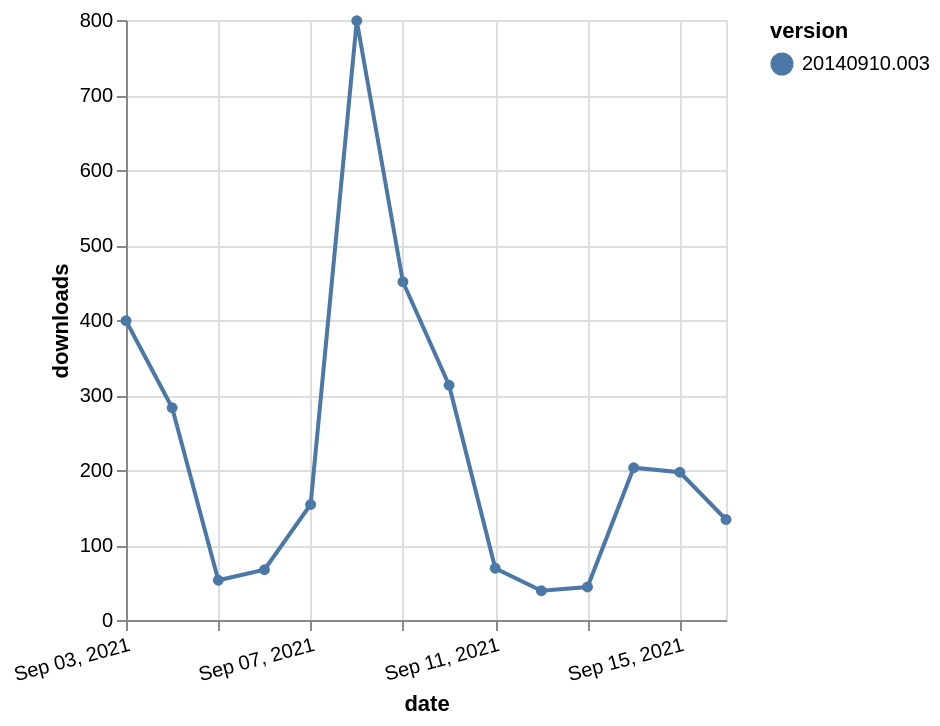

The specification (Vega-Lite) saved for this image:
### Vega-Lite specification from a JSON file in a GitHub repository (floating-point values rounded to 4 significant figures)
{"$schema": "https://vega.github.io/schema/vega-lite/v5.json", "description": "A simple bar chart with embedded data.", "data": {"values": [{"date": "2021-09-03", "total": 155162, "delta": 399, "version": "20140910.003"}, {"date": "2021-09-04", "total": 155445, "delta": 283, "version": "20140910.003"}, {"date": "2021-09-05", "total": 155498, "delta": 53, "version": "20140910.003"}, {"date": "2021-09-06", "total": 155565, "delta": 67, "version": "20140910.003"}, {"date": "2021-09-07", "total": 155719, "delta": 154, "version": "20140910.003"}, {"date": "2021-09-08", "total": 156518, "delta": 799, "version": "20140910.003"}, {"date": "2021-09-09", "total": 156969, "delta": 451, "version": "20140910.003"}, {"date": "2021-09-10", "total": 157282, "delta": 313, "version": "20140910.003"}, {"date": "2021-09-11", "total": 157351, "delta": 69, "version": "20140910.003"}, {"date": "2021-09-12", "total": 157390, "delta": 39, "version": "20140910.003"}, {"date": "2021-09-13", "total": 157434, "delta": 44, "version": "20140910.003"}, {"date": "2021-09-14", "total": 157637, "delta": 203, "version": "20140910.003"}, {"date": "2021-09-15", "total": 157834, "delta": 197, "version": "20140910.003"}, {"date": "2021-09-16", "total": 157968, "delta": 134, "version": "20140910.003"}]}, "width": "container", "mark": {"type": "line", "point": {"filled": true}}, "encoding": {"x": {"field": "date", "type": "temporal", "timeUnit": "yearmonthdate", "title": "date", "axis": {"labelAngle": -15}}, "y": {"field": "delta", "type": "quantitative", "title": "downloads"}, "color": {"field": "version", "type": "nominal"}, "tooltip": {"field": "delta"}}}
